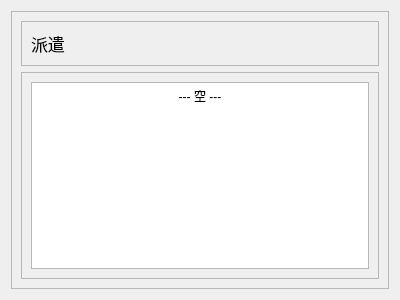
<?xml version="1.0" encoding="UTF-8"?>
<ui version="4.0">
 <class>Form</class>
 <widget class="QWidget" name="Form">
  <property name="geometry">
   <rect>
    <x>0</x>
    <y>0</y>
    <width>400</width>
    <height>300</height>
   </rect>
  </property>
  <property name="font">
   <font>
    <pointsize>13</pointsize>
   </font>
  </property>
  <property name="windowTitle">
   <string>Form</string>
  </property>
  <layout class="QGridLayout" name="gridLayout">
   <item row="0" column="0">
    <widget class="QFrame" name="frame">
     <property name="frameShape">
      <enum>QFrame::Shape::StyledPanel</enum>
     </property>
     <property name="frameShadow">
      <enum>QFrame::Shadow::Raised</enum>
     </property>
     <layout class="QVBoxLayout" name="verticalLayout_2">
      <item>
       <widget class="QFrame" name="frame_1">
        <property name="frameShape">
         <enum>QFrame::Shape::StyledPanel</enum>
        </property>
        <property name="frameShadow">
         <enum>QFrame::Shadow::Raised</enum>
        </property>
        <layout class="QHBoxLayout" name="horizontalLayout">
         <item>
          <widget class="QLabel" name="label">
           <property name="text">
            <string>派遣</string>
           </property>
          </widget>
         </item>
         <item>
          <spacer name="horizontalSpacer">
           <property name="orientation">
            <enum>Qt::Orientation::Horizontal</enum>
           </property>
           <property name="sizeHint" stdset="0">
            <size>
             <width>329</width>
             <height>20</height>
            </size>
           </property>
          </spacer>
         </item>
        </layout>
       </widget>
      </item>
      <item>
       <widget class="QFrame" name="frame_2">
        <property name="frameShape">
         <enum>QFrame::Shape::StyledPanel</enum>
        </property>
        <property name="frameShadow">
         <enum>QFrame::Shadow::Raised</enum>
        </property>
        <layout class="QVBoxLayout" name="verticalLayout">
         <item>
          <widget class="QTextBrowser" name="textBrowser">
           <property name="html">
            <string>&lt;!DOCTYPE HTML PUBLIC &quot;-//W3C//DTD HTML 4.0//EN&quot; &quot;http://www.w3.org/TR/REC-html40/strict.dtd&quot;&gt;
&lt;html&gt;&lt;head&gt;&lt;meta name=&quot;qrichtext&quot; content=&quot;1&quot; /&gt;&lt;meta charset=&quot;utf-8&quot; /&gt;&lt;style type=&quot;text/css&quot;&gt;
p, li { white-space: pre-wrap; }
hr { height: 1px; border-width: 0; }
li.unchecked::marker { content: &quot;\2610&quot;; }
li.checked::marker { content: &quot;\2612&quot;; }
&lt;/style&gt;&lt;/head&gt;&lt;body style=&quot; font-family:'Microsoft YaHei UI'; font-size:13pt; font-weight:400; font-style:normal;&quot;&gt;
&lt;p align=&quot;center&quot; style=&quot; margin-top:0px; margin-bottom:0px; margin-left:0px; margin-right:0px; -qt-block-indent:0; text-indent:0px;&quot;&gt;&lt;span style=&quot; font-size:9pt;&quot;&gt;--- 空 ---&lt;/span&gt;&lt;/p&gt;&lt;/body&gt;&lt;/html&gt;</string>
           </property>
          </widget>
         </item>
        </layout>
       </widget>
      </item>
     </layout>
    </widget>
   </item>
  </layout>
 </widget>
 <resources/>
 <connections/>
</ui>
